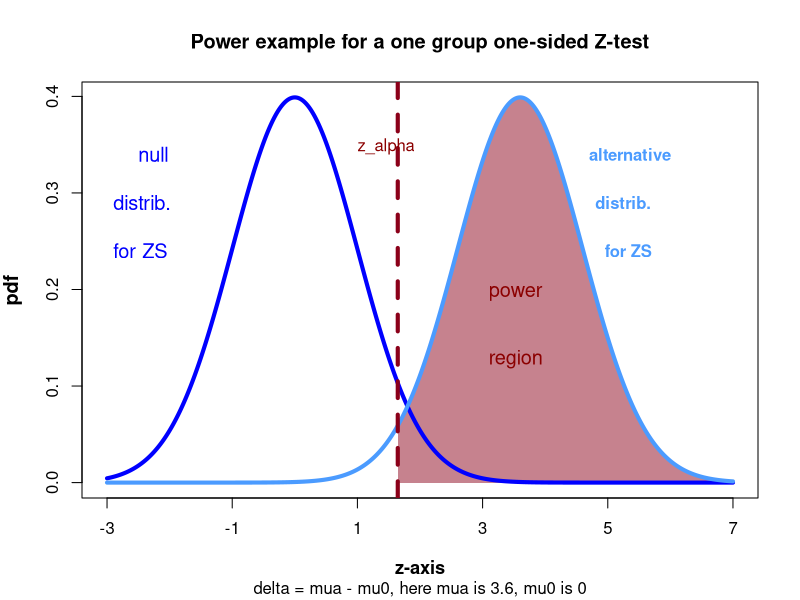
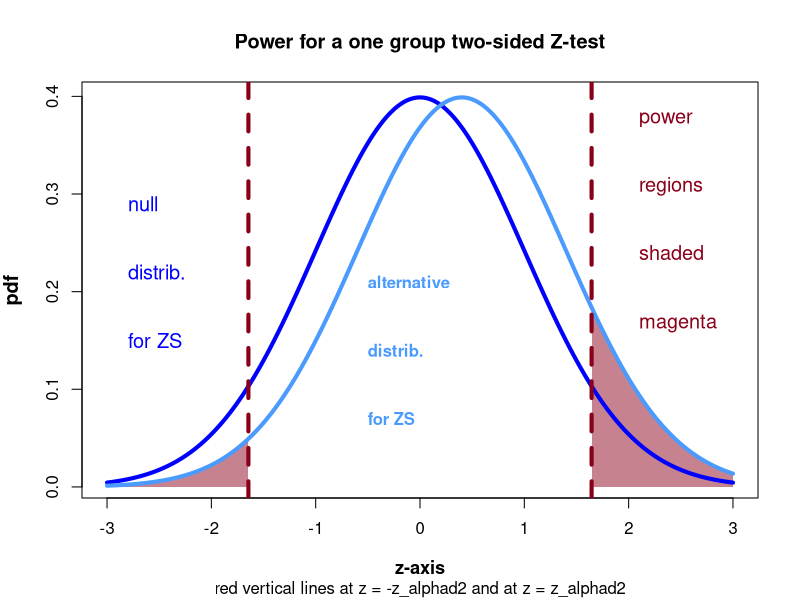
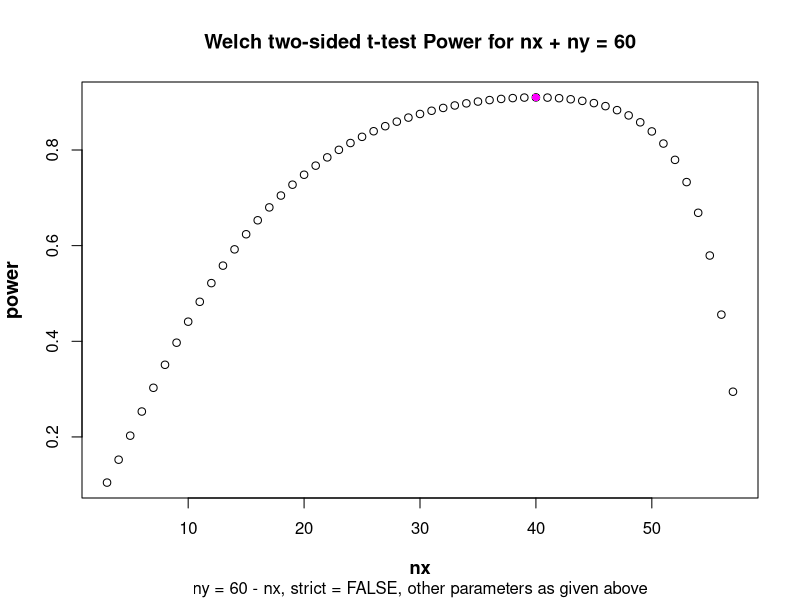

These figures' R source, in order:
## ---- chunk 1

# set plot size 
# from 
# https://stackoverflow.com/questions/1279003/specify-width-and-height-of-plot
# see answer by Cybernetic May 20, 2018 
# sets the options for the plot size in inches
set_plot_dimensions <- function(width_choice, height_choice) {
       options(repr.plot.width=width_choice, repr.plot.height=height_choice)
       }
set_plot_dimensions(5, 4)


# Do a plot to illustrate power for a one-sided one group Z-test
# corresponding to an individual plot produced by the R code 
# in Caffo [1] "Statistical inference for data science" page 102

# Here we will shift the null and alternative distributions 
# by subtracting mu0 (so in effect taking mu0 = 0, and mua = delta), 
# and then we scale the distributions 
# by dividing by the standard error of the mean, sigma / sqrt(n) 
# This is OK since the power only depends 
# on the difference delta = mua - mu0,
# not on mua and mu0 individually (the power also depends on the 
# sigificance level alpha, the sample size n, and the standard  
# deviation sigma of the normal distribution being sampled).
# We are then looking directly at the Z-statistic (Z-score) for the Z-test, 
# for the null and for the alternative distributions


# For how to do shading under a curve see for example:
# Paul Murrell, "R Graphics", Chapman & Hall / CRC, 
# Boca Raton FL 2006 page 104 - 106;
# and R-bloggers Example 9.22: shading plots and inequalities,
# posted on March 1, 2012 by Nick Horton 
# https://www.r-bloggers.com/2012/03/example-9-22-shading-plots-and-inequalities/ 


# set parameters, mostly the same as in Caffo [1] page 102
n <- 16
sigma <- 4
mu0 <- 0.
mua <- 3.6  # the effect size delta = mua - mu0
alpha <- 0.05
alphad2 <- alpha / 2  
# will later use alphad2 to get the quantile for a two-sided test

xmin <- -3  # specify x-axis limits in plot
xmax <- 7
ymin <- 0

x <- seq(from = xmin, to = xmax, by = 0.01)

# values at which to evaluate the normal
# probability distributions we will use
# in this example

# the null distribution

# Letting m be the sample mean of n independent random samples taken from
# a normal distribution with mean mu0 and standard deviation sigma,
# the Z-score (Z statistic) ZS = (m - mu0) / (sigma / sqrt(n)) 
# has a standard normal distribution (mean = 0, standard deviation = 1) 
# since the standard error of the mean (sigma / sqrt(n)) is the standard 
# deviation of the random variable m

# get plotting values for the Z-score for the null distribution

y <- dnorm(x, mean = 0, sd = 1)  # values of ZS to plot
# y contains values of the probability density function (pdf) of a normal
# distribution with the given mean mean and standard deviation,
# evaluated at each of the x points

# plot the probability density function (pdf) as a line/curve

plot(x, y, lty = "blank", lwd = 4, , type = "l", col = "blue", xaxt = "n", 
     xlab = ' ',  ylab = ' ')
# lty = 1 would draw a solid line/curve, but will draw the pdf curves below 
# after shading in the "power region"
# xaxt = "n" suppresses the x axis labeling so can specify it as we want

axis(1, at = seq(-3, 7, by = 2)) # requests tic marks and labels at the 
# integers -3, -1, ... , 7  

# plot a vertical line at z_alpha equal to the 
# (1-alpha) quantile of this null distribution, 
# i.e., where the probability to the right of z_alpha for the null 
# distribution, which here is N(0, 1), is alpha.
# This is the relevant quantile for getting the power for a 
# one-sided one group Z-test, alternative "greater" where the 
# null hypothesis is: the mean mu is equal mu0 

# The power for this example is the fraction of time that the Z-score ZS for 
# means m from samples from the alternative distribution (mean = mua) satisfies
# ZS >= z_alpha (so then the p-value is <= alpha).
# Here m is the mean of n independent random samples from the
# alternative distribution (normal with mean mua and standard deviation sigma).

z_alpha <- qnorm(alpha, mean = 0, sd = 1, lower.tail = FALSE)
# plot a vertical line at z = z_alpha
# abline(v = z_alpha, lwd = 4, lty = 2,  col = "red4")  # vertical dashed line
# below will plot the line after shading in the "power region"

# Let's plot a case where mua > mu0 and graphically display the "power region"

# the alternative distribution

# Now let m be the sample mean of n independent random samples taken from
# a normal distribution with mean mua and standard deviation sigma; we then
# have ZS = (m - mu0) / (sigma / sqrt(n))  is the statistic for the one group
# Z-test for the null hypothesis that the mean is mu0 (which we are taking as 0).
# So then ZS has a normal distribution with mean = (mua - mu0) / (sigma / sqrt(n)) 
# and standard deviation = 1 
# (since the standard error of the mean, sigma / sqrt(n), is the standard 
# deviation of the random variable m (the mean of n independent random samples  
# from the alternative distribution))
# If this ZS is >= z_alpha then the p-value for the one group 
# one-sided (alternative "greater") Z-test will be <= alpha. Hence the power is
# the area under the pdf of ZS for means m from the alternative distribution to 
# the right of z_alpha (which is the shaded region in the plot below).

# get points to plot for the alternative distribution

ya <- dnorm(x, mean = mua / (sigma / sqrt(n)), sd = 1)  # here mu0 is 0
# ya has values from the probability density function (pdf) of a normal
# distribution with the given mean and standard deviation,
# evaluated at each of the x points

# plot ya
# lines(x, ya, lty = "blank", lwd = 4, col = "cyan", type = "l")
# will plot the pdf after do shading to indicate the "power region"

# define some custom colors

# Add a bit of blue to red4 and get partially transparent version,
# and some red to cyan
# see https://www.dataanalytics.org.uk/make-transparent-colors-in-r/
# Trying to pick colors still visible under some forms of color blindness, 
# see for example
# https://www.color-blindness.com/coblis-color-blindness-simulator/ 

# get rgb values for a color name
# col2rgb("red4")  # 139, 0, 0
# fully transparent is alpha = 0, solid is alpha = 255
# define some custom colors
red4.with.some.blue <- rgb(139, 0, 25, max = 255, alpha = 255, names = "red4b")
red4.with.some.blue.transparent <- rgb(139, 0, 25, max = 255, 
                                       alpha = 125, names = "red4bt")
cyan.with.some.red <- rgb(75, 155, 255, max = 255, alpha = 255, names = "cyanwr")

# shade in the "power region", i.e., under the part of the pdf
# for ZS for the alternative hypothesis for z >= z_alpha

# use the polygon function
xpower <- seq(from = z_alpha, to = xmax, by = 0.01)
ypower <- dnorm(xpower, mean = mua / (sigma / sqrt(n)), sd = 1)
xpoly <- c(z_alpha, xpower, xmax)
ypoly <- c(ymin, ypower, ymin)
polygon(xpoly, ypoly, col = red4.with.some.blue.transparent, border = NA)


# plot the pdf's to have those curves visible, and also the vertical line
lines(x, y, lty = 1, lwd = 4, col = "blue", type = "l")
lines(x, ya, lty = 1, lwd = 4, col = cyan.with.some.red, type = "l")

# vertical line
abline(v = z_alpha, lwd = 4, lty = 2,  col = red4.with.some.blue)  


# add a plot title
title(main = "Power example for a one group one-sided Z-test", cex.lab = 1.1)

# text in plot
text(-2.5, 0.34, "null", cex = 1.2, col = "blue", adj = c(0., 0.5))
text(-2.9, 0.29, "distrib.", cex = 1.2, col = "blue", adj = c(0., 0.5))
text(-2.9, 0.24, "for ZS", cex = 1.2, col = "blue", adj = c(0., 0.5))

text(4.7, 0.34, "alternative", cex = 1.0, col = cyan.with.some.red, 
     adj = c(0, 0.5), font = 2)
text(4.8, 0.29, "distrib.", cex = 1.0, col = cyan.with.some.red, 
     adj = c(0, 0.5), font = 2)
text(4.95, 0.24, "for ZS", cex = 1.0, col = cyan.with.some.red, 
     adj = c(0, 0.5), font = 2)

text(1, 0.35, "z_alpha", cex = 1.0, col = "red4", adj = c(0., 0.5))

text(3.10, 0.20, "power", cex = 1.2, col = "red4", adj = c(0., 0.5))
text(3.10, 0.13, "region", cex = 1.2, col = "red4", adj = c(0., 0.5))

# axis labels
title(main = NULL, sub = "delta = mua - mu0, here mua is 3.6, mu0 is 0",
      xlab = "z-axis", ylab = NULL, line = NA, outer = FALSE, font.lab = 2, 
      cex.lab = 1.1, col.lab = "black")

title(main = NULL, sub = NULL, xlab = NULL, ylab = "pdf",
      line = NA, outer = FALSE, font.lab = 2, 
      cex.lab = 1.2, col.lab = "black")

## ---- chunk 2


# Do a plot to illustrate power for a two-sided one group Z-test

# Here we will scale the distributions by dividing by 
# the standard error of the mean and we are taking mu0 equal 0; 

# set parameters, mostly the same as in Caffo [1] page 102
# but pick values so the "left tail contribution" to the power
# is visible in the plot
n <- 16
sigma <- 4
mu0 <- 0.
mua <- 0.4  # the effect size delta = mua - mu0 which here
# gives a power much too small to be of interest
# except for doing this conceptual plot
alpha <- 0.1
alphad2 <- alpha / 2  

xmin <- -3  # specify x-axis limits in plot
xmax <- 3
ymin <- 0

x <- seq(from = xmin, to = xmax, by = 0.01)

# values at which to evaluate the normal
# probability distributions we will use
# in this example

# the null distribution

# Letting m be the sample mean of n independent random samples taken from
# a normal distribution with mean mu0 and standard deviation sigma,
# the Z-score (Z statistic) ZS = (m - mu0) / (sigma / sqrt(n)) 
# has a standard normal distribution (mean = 0, standard deviation = 1) 

# get plotting values for the Z-score for the null distribution

y <- dnorm(x, mean = 0, sd = 1)  # values of ZS to plot
# y contains values of the probability density function (pdf) of a 
# standard normal distribution

# plot the probability density function (pdf) as a line/curve

plot(x, y, lty = "blank", lwd = 4, , type = "l", col = "blue", xaxt = "n", 
     xlab = ' ',  ylab = ' ')
# lty = 1 would draw a solid line/curve, but will draw the pdf curves below 
# after shading in the "power region"
# xaxt = "n" suppresses the x axis labeling so can specify it as we want

axis(1, at = seq(-3, 3, by = 1)) # requests tic marks and labels at the 
# integers -3, -2, ... , 3  

# plot a vertical line at z_alphad2 equal to the 
# (1 - alpha/2) quantile of this null distribution, 
# i.e., where the probability to the right of z_alphad2 for the null 
# distribution, which here is N(0, 1), is alpha/2.
# This is the relevant quantile for getting the power for a 
# two-sided one group Z-test, where the
# null hypothesis is: the mean mu is equal mu0 (here 0) 

# The strict power here is the fraction of time that ZS is >= z_alphad2 
# PLUS the fraction of time that ZS is <= -z_alphad2 
# (so then the two-sided p-value is <= alpha) when
# m is the mean of n independent random samples from the
# alternative distribution (normal with mean mua and standard deviation sigma).

z_alphad2 <- qnorm(alphad2, mean = 0, sd = 1, lower.tail = FALSE)
# plot a vertical line at z = z_alphad2 and at z = -z_alphad2
# abline(v = z_alphad2, lwd = 4, lty = 2,  col = "red4")  # vertical dashed line
# abline(v = -z_alphad2, lwd = 4, lty = 2,  col = "red4")  # vertical dashed line
# below will plot the lines after shading in the "power region"

# graphically display the strict "power region" (including the "left side")

# the alternative distribution

# Now let m be the sample mean of n independent random samples taken from
# a normal distribution with mean mua and standard deviation sigma; we then
# have ZS = (m - mu0) / (sigma / sqrt(n))  is the statistic for the one group
# Z-test for the null hypothesis that the mean is mu0 (which we are taking as 0).
# So then ZS has a normal distribution with mean = (mua - mu0) / (sigma / sqrt(n)) 
# and standard deviation = 1 

# If this ZS is >= z_alphad2 or <= -z_alphad2 
# then the p-value for the one group 
# two-sided Z-test will be <= alpha. Hence the "strict" power is
# the area under the pdf of ZS for the alternative distribution 
# to the right of z_alphad2 PLUS the area under the alternative distribution pdf
# to the left of -z_alphad2 
# (which is the shaded region in the plot below).

# get points to plot for the alternative distribution

ya <- dnorm(x, mean = mua / (sigma / sqrt(n)), sd = 1)  # mu0 is 0
# ya has values from the probability density function (pdf) of a normal
# distribution with the given mean and standard deviation,
# evaluated at each of the x points

# plot ya
# lines(x, ya, lty = "blank", lwd = 4, col = "cyan", type = "l")
# will plot the pdf after do shading to indicate the "power region"

# define some custom colors

# Add a bit of blue to red4 and get partially transparent version,
# and some red to cyan
# see https://www.dataanalytics.org.uk/make-transparent-colors-in-r/
# Trying to pick colors still visible under some forms of color blindness

# get rgb values for a color name
# col2rgb("red4")  # 139, 0, 0
# fully transparent is 0, solid is 255
# define some custom colors
red4.with.some.blue <- rgb(139, 0, 25, max = 255, alpha = 255, names = "red4b")
red4.with.some.blue.transparent <- rgb(139, 0, 25, max = 255, 
                                       alpha = 125, names = "red4bt")
cyan.with.some.red <- rgb(75, 155, 255, max = 255, alpha = 255, names = "cyanwr")

# shade in the "power region", i.e., under the part of the pdf
# for ZS for the alternative hypothesis for z >= z_alphad2, 

# use the polygon function
xpower <- seq(from = z_alphad2, to = xmax, by = 0.01)
ypower <- dnorm(xpower, mean = mua / (sigma / sqrt(n)), sd = 1)
xpoly <- c(z_alphad2, xpower, xmax)
ypoly <- c(ymin, ypower, ymin)
polygon(xpoly, ypoly, col = red4.with.some.blue.transparent, border = NA)

# AND shade in the "left power region", i.e., under the part of the pdf
# for ZS for the alternative hypothesis for z <= -z_alphad2

# use the polygon function
xpower <- seq(from = xmin, to = -z_alphad2, by = 0.01)
ypower <- dnorm(xpower, mean = mua / (sigma / sqrt(n)), sd = 1)
xpoly <- c(xmin, xpower, -z_alphad2)
ypoly <- c(ymin, ypower, ymin)
polygon(xpoly, ypoly, col = red4.with.some.blue.transparent, border = NA)

# plot the pdf's to have those curves visible, and also the vertical lines
lines(x, y, lty = 1, lwd = 4, col = "blue", type = "l")
lines(x, ya, lty = 1, lwd = 4, col = cyan.with.some.red, type = "l")

# vertical lines
abline(v = z_alphad2, lwd = 4, lty = 2,  col = red4.with.some.blue)  
abline(v = -z_alphad2, lwd = 4, lty = 2,  col = red4.with.some.blue) 

# add a plot title
title(main = "Power for a one group two-sided Z-test", cex.lab = 1.1)

# text in plot
text(-2.8, 0.29, "null", cex = 1.2, col = "blue", adj = c(0., 0.5))
text(-2.8, 0.22, "distrib.", cex = 1.2, col = "blue", adj = c(0., 0.5))
text(-2.8, 0.15, "for ZS", cex = 1.2, col = "blue", adj = c(0., 0.5))

text(-0.5, 0.21, "alternative", cex = 1.0, col = cyan.with.some.red, 
     adj = c(0, 0.5), font = 2)
text(-0.5, 0.14, "distrib.", cex = 1.0, col = cyan.with.some.red, 
     adj = c(0, 0.5), font = 2)
text(-0.5, 0.07, "for ZS", cex = 1.0, col = cyan.with.some.red, 
     adj = c(0, 0.5), font = 2)


text(2.10, 0.38, "power", cex = 1.2, col = red4.with.some.blue, adj = c(0., 0.5))
text(2.10, 0.31, "regions", cex = 1.2, col = red4.with.some.blue, adj = c(0., 0.5))
text(2.10, 0.24, "shaded", cex = 1.2, col = red4.with.some.blue, adj = c(0., 0.5))
text(2.10, 0.17, "magenta", cex = 1.2, col = red4.with.some.blue, adj = c(0., 0.5))

# axis labels
title(main = NULL, sub = "red vertical lines at z = -z_alphad2 and at z = z_alphad2",
      xlab = "z-axis", ylab = NULL, line = NA, outer = FALSE, font.lab = 2, 
      cex.lab = 1.1, col.lab = "black")

title(main = NULL, sub = NULL, xlab = NULL, ylab = "pdf",
      line = NA, outer = FALSE, font.lab = 2, 
      cex.lab = 1.2, col.lab = "black")

## ---- chunk 3
# R version 3.6.0 (2019-04-26) -- "Planting of a Tree"

# set values for a Welch t-test power calculation

nx <- 35
ny <- 25
delta <- 2.6  # da - d0
alpha <- 0.05
sigmax <- 4
sigmay <- 2

##########  code a function that calculates power for the Welch t-test 
##########  using the noncentral t-distribution

power_for_Welch_via_noncentral_t_distr <- 
          function(nx, ny, delta, sigmax, sigmay, alpha) {

# Call by:  
# power_for_Welch_via_noncentral_t_distr(nx, ny, delta, sigmax, sigmay, alpha) 

# Calculates both the one-sided and two-sided power for the Welch t-test
# This calculates the strict = FALSE power for the two-sided test, i.e., does not
#      include the contribution from the "wrong side"
# Returns a data frame containing the  one-sided and two-sided power and the 
#         input values,
#         and also the power from the wrong side that would be included in 
#         the two-sided power if strict was TRUE, 
#         and the Welch degrees of freedom dfW, and the 
#         non-centrality parameter ncp

# The two groups are called x and y (whose populations are assumed to have 
#     normal distributions Nx and Ny)
# The number of samples from each group are nx and ny
# The population standard deviations for each group are sigmax and sigmay
# alpha is the significance level

# delta is (da - d0) where the null hypothesis is that the difference of 
# the means (mean of Nx - mean of Ny) equals d0
# and the specific alternative hypothesis (for which the power is being computed)
# is that the difference of the means is da  
# (and without loss of generality
# we are taking delta to be non-negative)

delta <- abs(delta)

vx <- sigmax^2
vy <- sigmay^2
ncp_value <- delta / sqrt(vx/nx + vy/ny)  
# the non-centrality parameter, see equation (8) 

nxm1 <- nx - 1
nym1 <- ny - 1

dfW = (vx/nx + vy/ny)^2 / (  (vx/nx)^2 / nxm1  +  (vy/ny)^2 / nym1 ) 
# the Welch number of degrees of freedom
# see the R code for the Welch t-test above

t_alpha <- qt(alpha, df = dfW, lower.tail = FALSE)
alphad2 <- alpha / 2
t_alphad2 <- qt(alphad2, df = dfW, lower.tail = FALSE)

power_two_sided_strict_FALSE <- 
      pt(t_alphad2, df = dfW, ncp = ncp_value, lower.tail = FALSE)
# the strict = FALSE power

wrong_side_power <- pt(-t_alphad2, df = dfW, ncp = ncp_value, lower.tail = TRUE)

power_one_sided <- pt(t_alpha, df = dfW, ncp = ncp_value, lower.tail = FALSE)

# define the data frame to be returned
datafr <- data.frame(power_two_sided_strict_FALSE = power_two_sided_strict_FALSE,
             power_one_sided = power_one_sided, wrong_side_power = wrong_side_power,
             nx = nx, ny = ny, delta = delta, sigmax = sigmax, sigmay = sigmay, 
             alpha = alpha, dfW = dfW, ncp = ncp_value)
return(datafr)
}

######################
######################


# call this function with the parameter values above
power_for_Welch_via_noncentral_t_distr(nx, ny, delta, sigmax, sigmay, alpha) 

## ---- chunk 4
## source("power_for_Welch_via_noncentral_t_distr.R")  # it has been "compiled" above
# calculate power for a two-sided Welch t-test, with strict = FALSE

nxvec <- 37:43
nyvec <- 15:25
delta <- 2.6  # da - d0
alpha <- 0.05
sigmax <- 4
sigmay <- 2

# make data frame of Welch two-sided power (strict = FALSE) for
# a range of sample values in each group, for the parameter values above

# matrix to hold values
power.values <- matrix(0., nrow = 11, ncol = 7)

# irow and jcol are indices to place values into the power.values matrix

jcol <- 0L  # column index

for (nx in nxvec) {
   jcol <- jcol + 1L
   irow <- 0  # row index - reset to 0 at start of each column

   for (ny in nyvec) {
      irow <- irow + 1L
      pv <- power_for_Welch_via_noncentral_t_distr(nx, ny, delta, 
                                           sigmax, sigmay, alpha)[[1]]
      pv <- round(pv, digits = 5)
      power.values[irow, jcol] <- pv
   }
}

# construct the data frame
colnames(power.values) <- as.character(nxvec)   
power.rows.are.ny.columns.are.nx <- data.frame("ny / nx -->" = nyvec, power.values,
                     check.names = FALSE)   
# display it
power.rows.are.ny.columns.are.nx

# write the data frame out to a tab delimited text file in the R working directory

outpfilename <- "power_calculation_example_May_2021.txt"
# write.table(power.rows.are.ny.columns.are.nx, file = outpfilename, 
#            append = FALSE, quote = FALSE, sep = "\t",
#            row.names = FALSE, col.names = TRUE)
## ---- chunk 5

N <- 60L  # constrain nx + ny to be N
# find nx and ny = N - nx that give the best power
delta <- 2.6  # da - d0
alpha <- 0.05
sigmax <- 4
sigmay <- 2

# calculate the power for these values of delta, sigmax, sigmay
# for nx between 3 and N-3 = 57 (with ny = N - nx)

power.vec <- numeric(N)
nx.vec <- numeric(N)
for (nx in 3L:(N - 3L)) {
   ny = N - nx
   power.value <- 
      power_for_Welch_via_noncentral_t_distr(nx, ny, delta, 
                                     sigmax, sigmay, alpha)[[1]]
   nx.vec[nx] <- nx
   power.vec[nx]  <- power.value
}

xvals <- nx.vec[3L:(N - 3L)]
yvals <- power.vec[3L:(N - 3L)]

plot(xvals, yvals, xaxt = "n", xlab = ' ',  ylab = ' ')

# xaxt = "n" suppresses the x axis labeling so can specify it as we want

# display the point for nx = 40 in magenta
i40 <- which(xvals == 40)
x40 <- xvals[i40]  # should be 40
y40 <- yvals[i40]
lines(x40, y40, pch = 16, col = "magenta", type = "p")

axis(1, at = seq(10, 50, by = 10)) # requests tic marks and labels at the 
# integers 10, 20, ... , 50  

# add a plot title
title(main = "Welch two-sided t-test Power for nx + ny = 60", cex.lab = 1.1)

# axis labels

sub1 <- "ny = 60 - nx, strict = FALSE, "
sub2 <- "other parameters as given above"
subcharstring <- paste(sub1, sub2, sep = "")
title(main = NULL, 
      sub = subcharstring,
      xlab = "nx", ylab = NULL, line = NA, outer = FALSE, font.lab = 2, 
      cex.lab = 1.1, col.lab = "black")

title(main = NULL, sub = NULL, xlab = NULL, ylab = "power",
      line = NA, outer = FALSE, font.lab = 2, 
      cex.lab = 1.2, col.lab = "black")

# the point in the plot in magenta is at nx = 40

power.vec[35:45]
# [1] 0.9012841 0.9043629 0.9067808 0.9085345 0.9096069 0.9099642 0.9095523
# [8] 0.9082910 0.9060667 0.9027216 0.8980382
